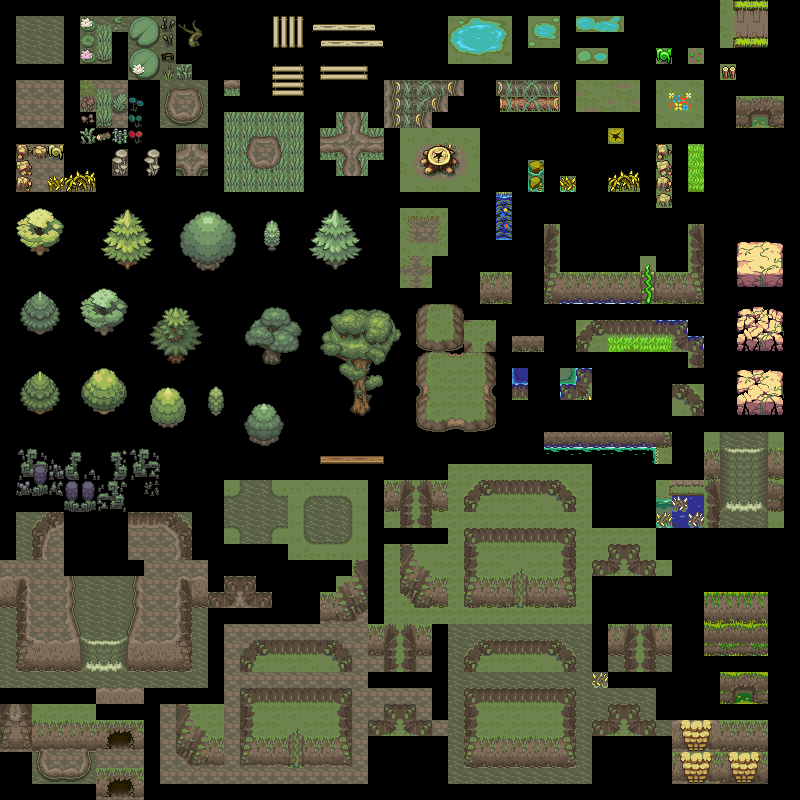

A 2D game scene composited from a Tiled map and its tileset images. What follows is a short description and the map's XML, with each tile layer's data collapsed to a summary:
An orthogonal 50x50 tile map with 16x16 px tiles, 2 tile layers (Vrstva dlaždic 1, Vrstva dlaždic 2), 12 tilesets.

<map version="1.0" tiledversion="1.1.6" orientation="orthogonal" renderorder="right-down" width="50" height="50" tilewidth="16" tileheight="16" infinite="0" nextobjectid="1">
 <tileset firstgid="1" name="bazina_pok_src" tilewidth="16" tileheight="16" tilecount="2376" columns="44">
  <image source="bazina_pok_src.png" width="704" height="864" />
 </tileset>
 <tileset firstgid="2377" name="bazina" tilewidth="16" tileheight="16" tilecount="2500" columns="50">
  <image source="bazina.png" width="800" height="800" />
 </tileset>
 <tileset firstgid="4877" name="Game Boy Advance - The Legend of Zelda The Minish Cap - Castor Wilds" tilewidth="16" tileheight="16" tilecount="4221" columns="63">
  <image source="Game Boy Advance - The Legend of Zelda The Minish Cap - Castor Wilds.png" width="1008" height="1082" />
 </tileset>
 <tileset firstgid="9098" name="a_les09" tilewidth="16" tileheight="16" tilecount="400" columns="20">
  <image source="a_les09.png" width="320" height="320" />
 </tileset>
 <tileset firstgid="9498" name="Tajemný les_source" tilewidth="16" tileheight="16" tilecount="1591" columns="43">
  <image source="Tajemný les_source.png" width="698" height="598" />
 </tileset>
 <tileset firstgid="11089" name="bazina02" tilewidth="16" tileheight="16" tilecount="2500" columns="50">
  <image source="bazina02.png" width="800" height="800" />
 </tileset>
 <tileset firstgid="13589" name="bazina01" tilewidth="16" tileheight="16" tilecount="2500" columns="50">
  <image source="bazina01.png" width="800" height="800" />
 </tileset>
 <tileset firstgid="16089" name="bazina03" tilewidth="16" tileheight="16" tilecount="2500" columns="50">
  <image source="bazina03.png" width="800" height="800" />
 </tileset>
 <tileset firstgid="18589" name="bazina04" tilewidth="16" tileheight="16" tilecount="2500" columns="50">
  <image source="bazina04.png" width="800" height="800" />
 </tileset>
 <tileset firstgid="21089" name="dcdzias-259ebd3b-d305-4cf1-b264-3359927b56cf" tilewidth="16" tileheight="16" tilecount="3200" columns="40">
  <image source="dcdzias-259ebd3b-d305-4cf1-b264-3359927b56cf.png" width="640" height="1280" />
 </tileset>
 <tileset firstgid="24289" name="cesty-bari" tilewidth="16" tileheight="16" tilecount="25" columns="5">
  <image source="cesty-bari.png" width="80" height="80" />
 </tileset>
 <tileset firstgid="24314" name="leknin2t" tilewidth="16" tileheight="16" tilecount="4" columns="2">
  <image source="leknin2t.png" width="32" height="32" />
 </tileset>
 <layer name="Vrstva dlaždic 1" width="50" height="50">
  <data>[2500 cells, 2204 non-empty, 2158 distinct tile ids]</data>
 </layer>
 <layer name="Vrstva dlaždic 2" width="50" height="50">
  <data>[2500 cells, 1165 non-empty, 1146 distinct tile ids]</data>
 </layer>
</map>
